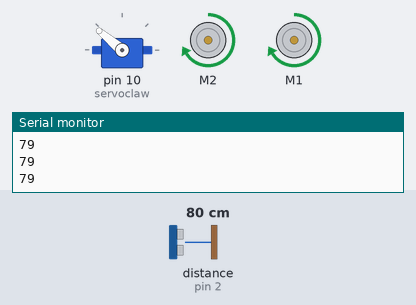
Recording of a sketch running on a simulated Arduino Uno, built with avr-gcc and run on an emulated ATmega328P. Shown: servo, 2 × DC motor (green arrow = forward, orange = backward, longer = faster), the last lines printed to the serial monitor. Wiring (inferred from the names in the program): ultrasonic range finder: trigger pin 3; echo pin 2. The inputs (shaded band) are chosen by the test bench; at power-on: distance to the obstacle (sensor on pin 2) 80 cm. The echo pulse lasts 58.3 µs per cm.

Above: at 2.8 s.
2.9 s: distance to the obstacle (sensor on pin 2) set to 17 cm
4.4 s: distance to the obstacle (sensor on pin 2) set to 13 cm
At 4.87 s:
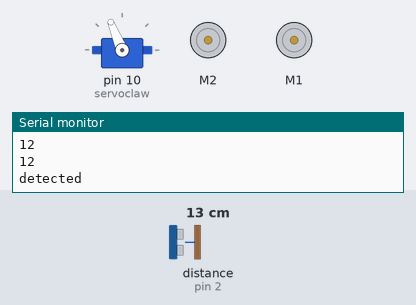
At 6.9 s:
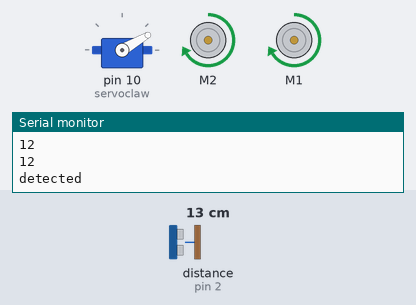
7.4 s: distance to the obstacle (sensor on pin 2) set to 18 cm
At 9.1 s:
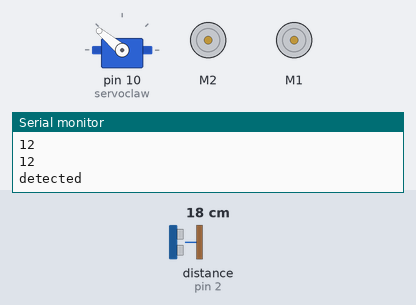
Timing chart, 0 to 10.8 s (numbered marks = the images above; inputs shaded):
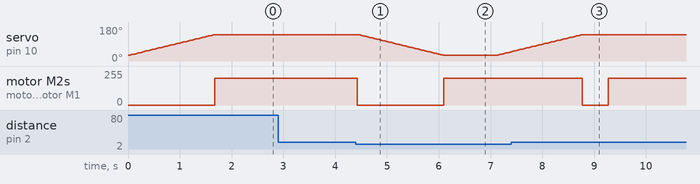

The sketch:

move_with_block_2.ino
```cpp
#include <Servo.h>
#include <Adafruit_MotorShield.h>

Servo servoclaw;  // create servo object to control a servo

// Create the motor shield object with the default I2C address
Adafruit_MotorShield AFMS = Adafruit_MotorShield();

// Select which 'port' M1, M2, M3 or M4. In this case, M1
Adafruit_DCMotor *Motor1 = AFMS.getMotor(2);
Adafruit_DCMotor *Motor2 = AFMS.getMotor(1);

int pos_max = 140;
int pos_min = 30;
int pos = pos_min;

// ultrasonic definitions
const int trigPin = 3;
const int echoPin = 2;
long ultrasonic_duration;
int ultrasonic_distance;
int block_distance_readings = 0;
int block_distance;
bool block_infront = 0;

int get_distance_sensor_readings() {
  // Clears the trigPin
  digitalWrite(trigPin, LOW);
  delayMicroseconds(2);
  // Sets the trigPin on HIGH state for 10 micro seconds
  digitalWrite(trigPin, HIGH);
  delayMicroseconds(10);
  digitalWrite(trigPin, LOW);
  // Reads the echoPin, returns the sound wave travel time in microseconds
  ultrasonic_duration = pulseIn(echoPin, HIGH);
  // Calculating the distance ignoring 0 readings
  if (ultrasonic_duration != 0){
    ultrasonic_distance = ultrasonic_duration * 0.0343 / 2;
  }
  return ultrasonic_distance;
}

bool block_detection() {
  // detects a block after 5 consecutive block readings
  // returns 1 if detected
  if (block_distance < 15){
    block_distance_readings += 1;
  }
  else{
    block_distance_readings = 0;
  }
  return (block_distance_readings > 3);
}


void motors_forward() {
  // set motors to move forward continuously
  Motor1->run(FORWARD);
  Motor2->run(FORWARD);
}


void motors_stop() {
  // stop motors
  Motor1->run(RELEASE);
  Motor2->run(RELEASE);
}

void pick_up_block() {
  for (pos = pos_max; pos >= pos_min; pos -= 1) {
     servoclaw.write(pos);
     delay(15);
  }
}

void drop_block() {
  for (pos = pos_min; pos <= pos_max; pos += 1) {
     servoclaw.write(pos);
     delay(15);
  }

}


void setup() {
  servoclaw.attach(10);


  // ultrasonic pins
  pinMode(trigPin, OUTPUT);
  pinMode(echoPin, INPUT);

  Serial.begin(9600);
  AFMS.begin();  // create with the default frequency 1.6KHz

  Motor1->setSpeed(200);
  Motor2->setSpeed(200);

  drop_block();

}

void loop() {


  motors_forward();
  block_distance = get_distance_sensor_readings();
  Serial.println(String(block_distance));
  if (block_detection()) {
    Serial.println("detected");
    motors_stop();
    pick_up_block();
    motors_forward();
    delay(1000);
    drop_block();
    motors_stop();
    delay(500);
  }

}
```

Measured:
- the behaviour switches between 16 and 15 cm on distance to the obstacle (sensor on pin 2) (found by bisection; images 0 and 1)
- after the input at 4.4 s, motor M2, motor M1: forward 200/255 → stopped at once, → forward 200/255 1.7 s later
- after the input at 7.4 s, servo on pin 10 (servoclaw): goes on until 8.8 s, then stays 140°; motor M2, motor M1: goes on until 9.3 s, then stays forward 200/255
